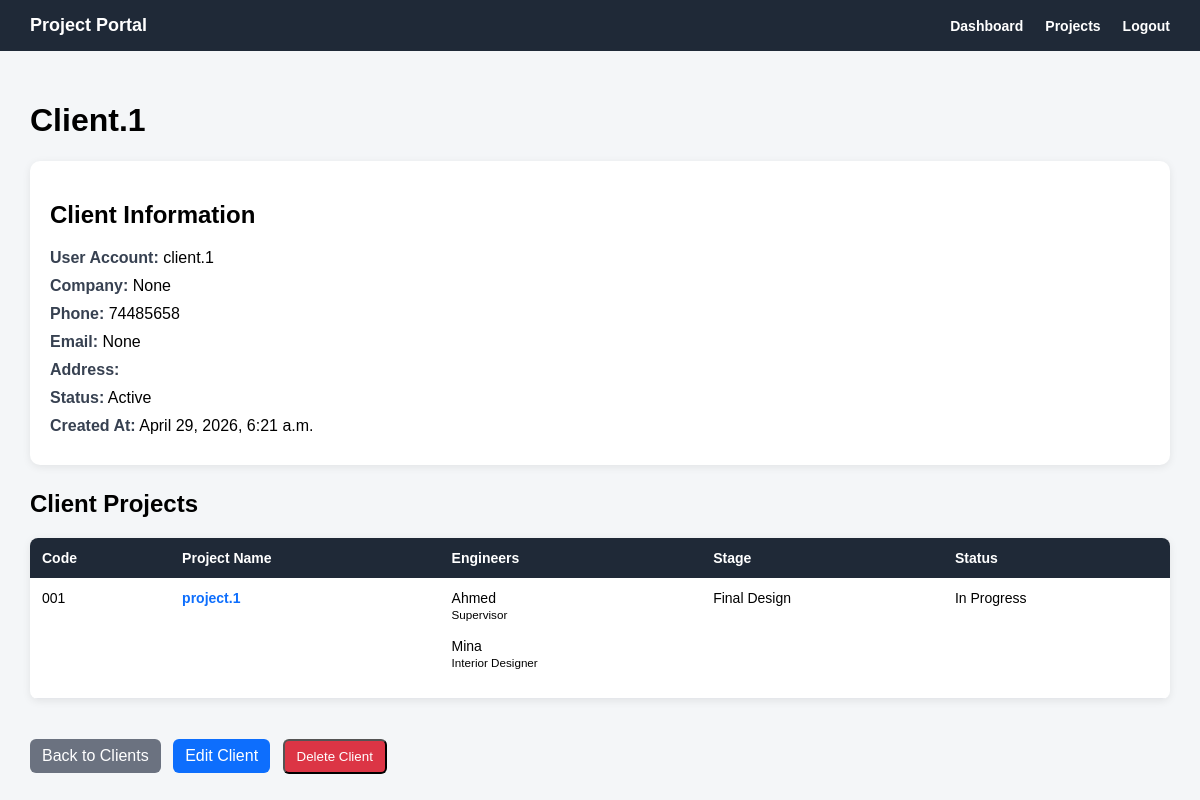
The page /clients/2/ (signed in) on the database as committed earlier.
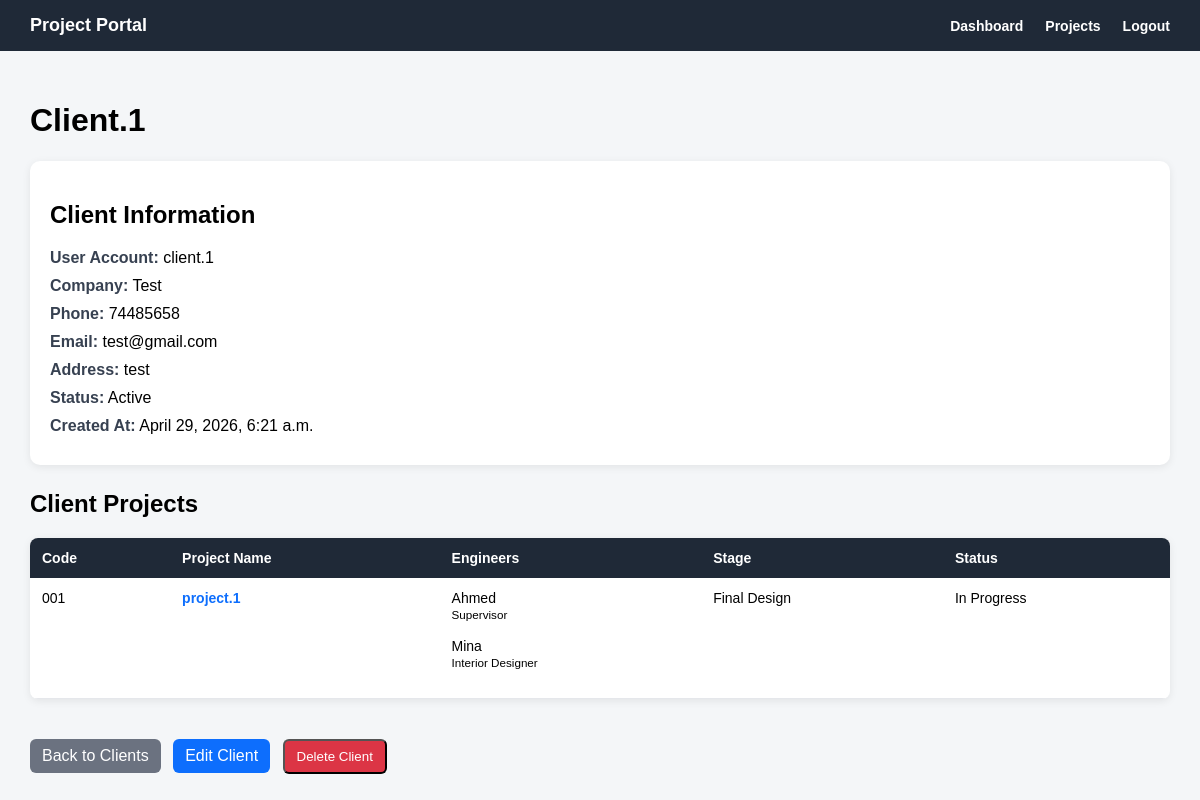
The same page on the database as committed later.
### clients/models.py (models this page shows, shortened)
class Client(models.Model):
    user = models.OneToOneField(
        settings.AUTH_USER_MODEL,
        on_delete=models.CASCADE,
        related_name='client_profile',
        blank=True,
        null=True
    )
    client_name = models.CharField(max_length=150)
    company_name = models.CharField(max_length=150, blank=True, null=True)
    phone = models.CharField(max_length=30)
    email = models.EmailField(blank=True, null=True)
    address = models.TextField(blank=True, null=True)
    is_active = models.BooleanField(default=True)
    created_at = models.DateTimeField(auto_now_add=True)

### accounts/models.py (models this page shows)
class User(AbstractUser):
    class Role(models.TextChoices):
        ADMIN = 'ADMIN', 'Admin'
        ENGINEER = 'ENGINEER', 'Engineer'
        CLIENT = 'CLIENT', 'Client'
    role = models.CharField(
        max_length=20,
        choices=Role.choices,
        default=Role.CLIENT
    )

### clients/views.py (the view)
# urls.py: path('<int:pk>/', client_detail_view, name='client_detail'),
@login_required
def client_detail_view(request, pk):
    if request.user.role != 'ADMIN':
        client = None
        projects = []
    else:
        client = get_object_or_404(Client, pk=pk)
        projects = client.projects.all()
    return render(request, 'clients/client_detail.html', {
        'client': client,
        'projects': projects,
    })

### templates/clients/client_detail.html (shortened to what this page needs)
{% extends 'base.html' %}
{% block content %}
{% if client %}
    <h1>{{ client.client_name }}</h1>
    <div class="card">
        <h2>Client Information</h2>
        <div class="info-row">
            <span class="label">User Account:</span>
            {% if client.user %}
                {{ client.user.username }}
            {% else %}
                No user linked
            {% endif %}
        </div>
        <div class="info-row">
            <span class="label">Company:</span>
            {{ client.company_name }}
        </div>
        <div class="info-row">
            <span class="label">Phone:</span>
            {{ client.phone }}
        </div>
        <div class="info-row">
            <span class="label">Email:</span>
            {{ client.email }}
        </div>
        <div class="info-row">
            <span class="label">Address:</span>
            {{ client.address }}
        </div>
        <div class="info-row">
            <span class="label">Status:</span>
            {% if client.is_active %}
                Active
            {% else %}
                Inactive
            {% endif %}
        </div>
        <div class="info-row">
            <span class="label">Created At:</span>
            {{ client.created_at }}
        </div>
    </div>
    <h2>Client Projects</h2>
    {% if projects %}
        <table class="projects-table">
            <tr>
                <th>Code</th>
                <th>Project Name</th>
                <th>Engineers</th>
                <th>Stage</th>
                <th>Status</th>
            </tr>
            {% for project in projects %}
                <tr>
                    <td>{{ project.project_code }}</td>
                    <td>
                        <a href="{% url 'projects:project_detail' project.pk %}">
                            {{ project.project_name }}
                        </a>
                    </td>
                    <td>
                        {% for engineer in project.assigned_engineers.all %}
                            {{ engineer.engineer_name }}
                            {% if engineer.department %}
                                <br>
                                <small>{{ engineer.get_department_display }}</small>
                            {% endif %}
                            <br><br>
                        {% empty %}
                            No engineers assigned
                        {% endfor %}
                    </td>
                    <td>{{ project.get_current_stage_display }}</td>
                    <td>{{ project.get_status_display }}</td>
                </tr>
            {% endfor %}
        </table>
    {% else %}
        <p>No projects found for this client.</p>
    {% endif %}
{% else %}
    <h1>Access Denied</h1>
    <p>You do not have permission to view this client.</p>
{% endif %}
<div style="margin-top: 20px;">
    <a href="{% url 'clients:client_list' %}" class="btn">
        Back to Clients
    </a>
    {% if request.user.role == 'ADMIN' and client %}
        <a href="{% url 'clients:client_edit' client.pk %}" class="btn" style="background: #0d6efd; margin-left: 8px;">
            Edit Client
        </a>
        <form method="post"
              action="{% url 'clients:client_delete' client.pk %}"
              style="display: inline;"
              onsubmit="return confirm('Are you sure you want to delete this client?');">
            <button type="submit" class="btn" style="background: #dc3545; margin-left: 8px;">
                Delete Client
            </button>
        </form>
    {% endif %}
</div>
{% endblock %}

Rows that differ between the two databases and show on the page:
changed Client "Client.1": company_name "None" → "Test"; email "None" → "test@gmail.com"; address (not shown) → "test"
